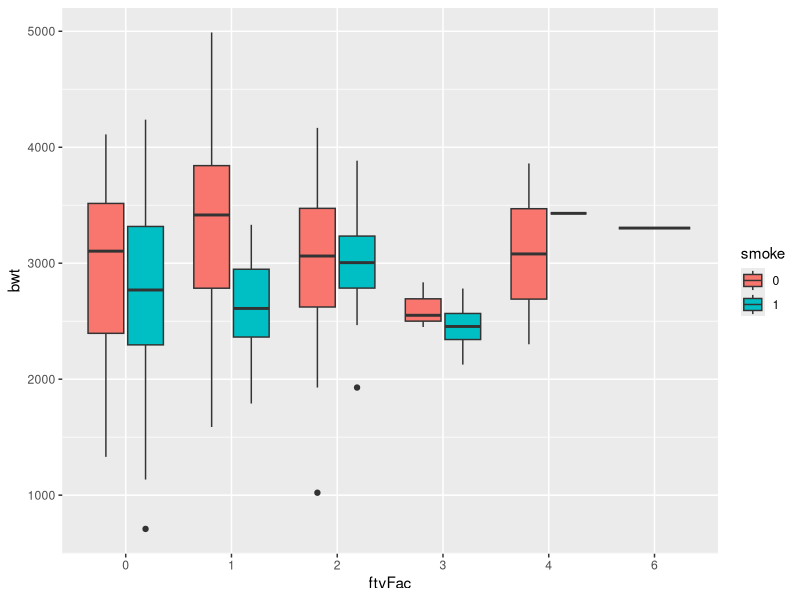
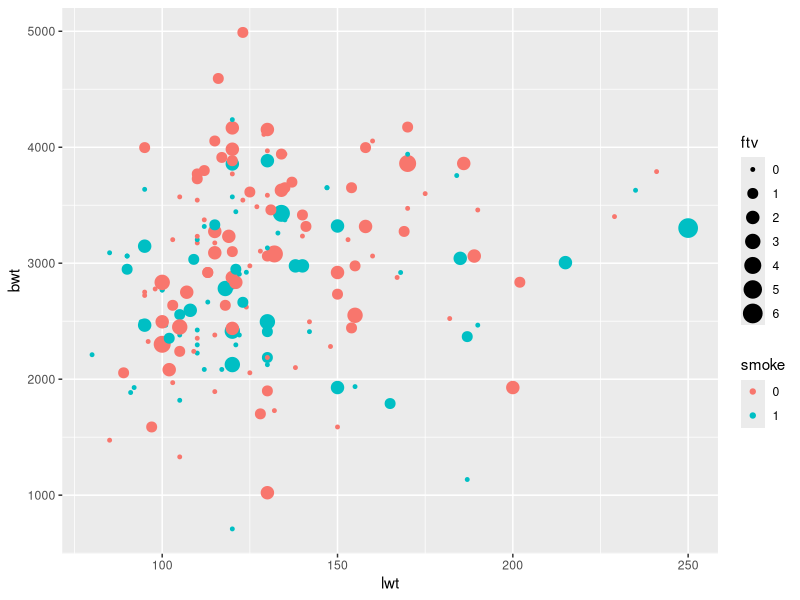

The R source for these figures, in order: (Note: this script raises an error after producing the figures.)
## ---- chunk 1
knitr::opts_chunk$set(echo = TRUE, eval = FALSE)
## ---- chunk 2
    library(MASS)
    data(birthwt)
    ?birthwt
## ---- chunk 3
    library(tidyverse)    
    birthData <- as_tibble(birthwt)
    birthData
## ---- chunk 4
    birthData <- birthData %>%
      mutate(
        smoke = factor(smoke),
        ftvFac = factor(ftv)
      )
## ---- chunk 5
    ggplot(birthData, aes(x=ftvFac, y=bwt, fill = smoke)) + geom_boxplot() 
## ---- chunk 6
    ggplot(birthData, aes(x=lwt, y=bwt, col=smoke, size = ftv)) + geom_point() 
## ---- chunk 7
    table(birthData$ftv)
    birthData <- mutate(birthData, 
                        visits = fct_collapse(ftvFac, 
                                              Never="0", 
                                              Once="1", 
                                              other_level="MoreThanOnce"))
    table(birthData$visits)
## ---- chunk 8
    reg1 <- lm(bwt ~ lwt, data=birthData) 
    summary(reg1)
    confint(reg1)
## ---- chunk 9
    #par(mfrow=c(2,2))
    #plot(reg1)
    autoplot(reg1, which = 1:6, ncol = 2, label.size = 3)
## ---- chunk 10
    reg2 <- lm(bwt ~ lwt + age + ftv, data=birthData)
    summary(reg2)
    # Just to view the coefficients
    summary(reg2)$coefficients
## ---- chunk 11
    newData <- data.frame(lwt=100, age=25, ftv=0)
    newData
    predict(reg2, newData)
    predict(reg2, newData, interval="prediction")
## ---- chunk 12
    ### Use only data from mothers with weight below 160
    reg3 <- lm(bwt ~ lwt + age + ftv, data=filter(birthData, lwt<160))
    summary(reg3)
    # Just to view the coefficients
    summary(reg3)$coefficients
## ---- chunk 13
    library(emmeans)    
    oneway1 <- lm(bwt ~ smoke, data=birthData)
    emmeans(oneway1,~smoke)
## ---- chunk 14
    pairs(emmeans(oneway1,~smoke))
## ---- chunk 15
    oneway2 <- lm(bwt ~ visits, data=birthData)
    emmeans(oneway2,~visits)
    drop1(oneway2,test="F")
    pairs(emmeans(oneway2,~visits))
## ---- chunk 16
    twoway1 <- lm(bwt ~ visits + smoke, data=birthData)
    emmeans(twoway1,~visits+smoke)
    pairs(emmeans(twoway1,~visits+smoke))
## ---- chunk 17
    twoway2 <- lm(bwt ~ visits * smoke, data=birthData)
    drop1(twoway2,test="F")
    drop1(twoway1,test="F")
## ---- chunk 18
    anova(twoway1, twoway2)
## ---- chunk 19
ggplot(birthData, aes(x=bwt, y=low)) + 
  geom_point() +
  labs(y = "Low birthweight (1 = yes, 0 = no)")
## ---- chunk 20
    logreg1 <- glm(low ~ lwt + smoke + age, data=birthData, family="binomial")
    logreg1
## ---- chunk 21
    drop1(logreg1, test="Chisq")
## ---- chunk 22
    newData <- tribble(
      ~low, ~age, ~lwt, ~race, ~smoke, ~ptl,  ~ftv, ~bwt, 
      NA,    22,   140,  "Black",  "1",    1,   1,   2800, 
      NA,    30,   155,  "Other",  "0",    0,   3,   4500,
      NA,    18,   130,  "Black",  "1",    0,   0,   1700,
      NA,    17,   97,   "Other",  "1",    0,   0,   1500,
      NA,    28,   165,  "White",  "0",    0,   2,   3400
    )
## ---- chunk 23
    newData$low <- predict(logreg1, newdata = newData, type = "response")

## ---- chunk 24
    ggplot(birthData, aes(x=bwt, y=low)) + geom_point() + 
      geom_point(data = newData, aes(x = bwt, y = low), color = "red", size = 2) +
      geom_line(data = newData, aes(x = bwt, y = low), color = "red", size = 0.5) +
      labs(y = "Predicted probability of low birthweight")
